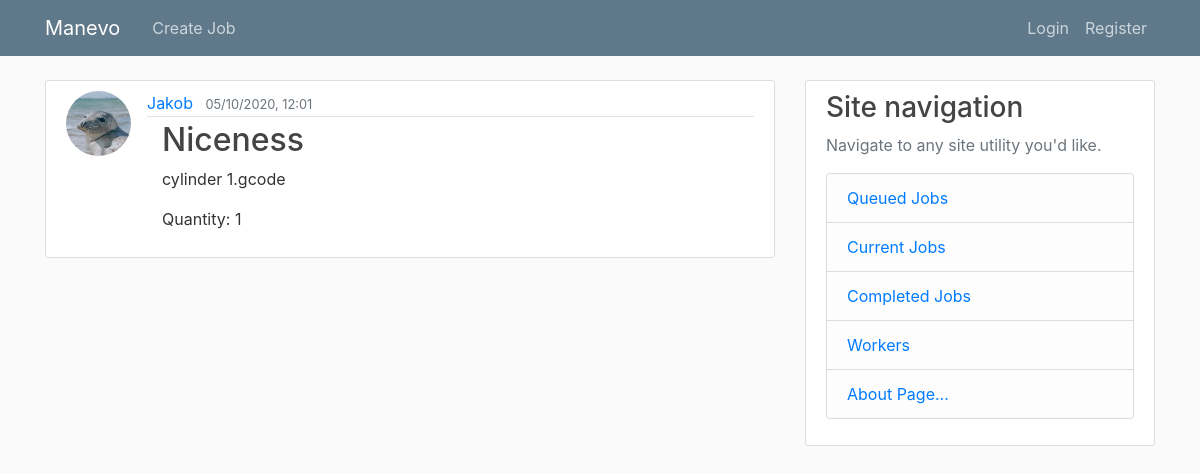
Before: /jobs/queue with the older database file.
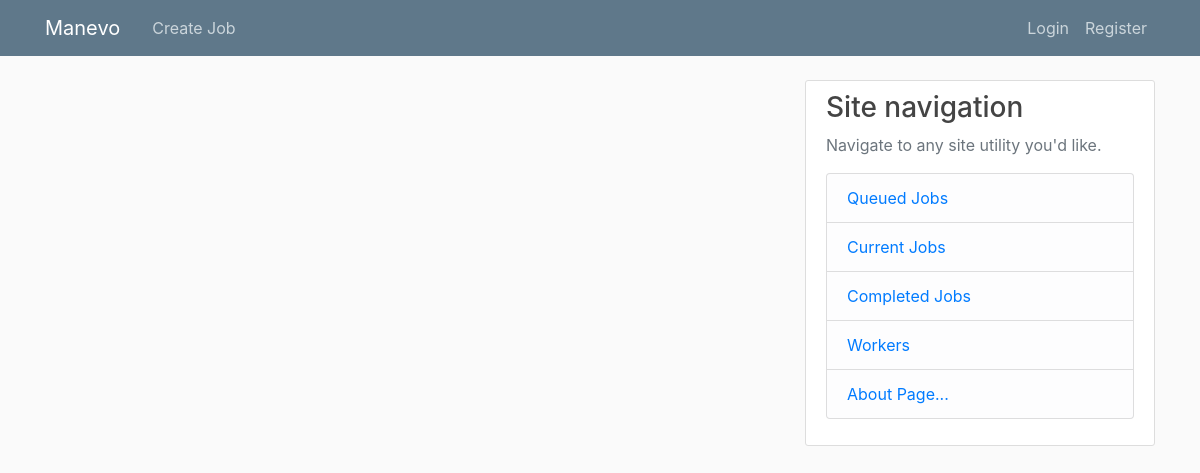
After: the same page with the newer database file.
### hub/models.py (models this page shows, shortened)
class Job(db.Model):
    id = db.Column(db.Integer, primary_key=True) # Primary key for job
    uploadID = db.Column(db.Integer, unique=False) # ID for uploads - used for quantity settings
    groupID = db.Column(db.Integer, unique=False) # ID to group different jobs
    queuePosition = db.Column(db.Integer) # Number used to sort job queue positions
    title = db.Column(db.String, nullable=False) # Arbitrary name of the job given by user
    code = db.Column(db.String, nullable=False) # Filename of uploaded GCode
    color = db.Column(db.String, nullable=False) # Color of filament used
    material = db.Column(db.String, nullable=False) # Filament material
    datePosted = db.Column(db.DateTime, nullable=False, default=datetime.now()) # Date job is posted
    datePrintStart = db.Column(db.DateTime, nullable=True) # Date job is initiated
    datePrintFinish = db.Column(db.DateTime, nullable=True) # Date job is completed
    qty = db.Column(db.Integer, nullable=False) # Job multiplier - this column will be deleted in later versions
    comment = db.Column(db.Text, nullable=True) # Comment by user regarding job
    status = db.Column(db.String, nullable=False) # Status of print - In queue, printed, completed, ect.
    printerID = db.Column(db.Integer, db.ForeignKey('worker.id')) # ID used to assign job or refer job to the used printer
    userID = db.Column(db.Integer, db.ForeignKey('user.id'), nullable=False) # ID used to assign job or refer job to the used printer

class User(db.Model, UserMixin):
    id = db.Column(db.Integer, primary_key=True)
    username = db.Column(db.String(20), unique=True, nullable=False)
    email = db.Column(db.String(120), unique=True, nullable=False)
    image_file = db.Column(db.String(20), nullable=False, default='default.jpg')
    password = db.Column(db.String(60), nullable=False)
    jobs = db.relationship('Job', backref='user')
    workers = db.relationship('Worker', backref='user')

### hub/routes.py (the view)
@app.route("/")
@app.route("/jobs/queue")
def home():
    jobs = Job.query.filter_by(status="Queue").order_by(Job.queuePosition)
    return render_template("home.html", jobs=jobs, title="Queue")

### hub/templates/home.html (shortened to what this page needs)
{% extends "layout.html" %}
{% block content %}
    {% for job in jobs %}
        <article class="media content-section">
          <img class="rounded-circle article-img" src="{{url_for('static', filename='profile_pics/' + job.user.image_file)}}">
          <div class="media-body">
            <div class="article-metadata">
              <a class="mr-2" href="#">{{ job.user.username }}</a>
              <small class="text-muted">{{ job.datePosted.strftime('%d/%m/%Y, %H:%M') }}</small>
            </div>
            <div class="col-sm">
                <h2><a class="article-title" href="{{ url_for('job', job_id=job.id) }}">{{ job.title }}</a></h2>
                <p class="article-content">{{ job.code }}</p>
                <p class="article-content">Quantity: {{ job.qty }}</p>
            </div>
          </div>
        </article>
    {% endfor %}
{% endblock content%}

### hub/templates/layout.html (shortened to what this page needs)
<!DOCTYPE html>
<html>
<head>
    <link rel="stylesheet" href="https://stackpath.bootstrapcdn.com/bootstrap/4.3.1/css/bootstrap.min.css">
    <link rel="stylesheet" type="text/css" href="{{ url_for('static', filename='main.css') }}">
</head>
<body>
    <header class="site-header">
      <nav class="navbar navbar-expand-md navbar-dark bg-steel fixed-top">
        <div class="container">
          <a class="navbar-brand mr-4" href="/">Manevo</a>
          <div class="collapse navbar-collapse" id="navbarToggle">
            <div class="navbar-nav mr-auto">
              <a class="nav-item nav-link" href="{{ url_for('new_job') }}">Create Job</a>
            </div>
            <div class="navbar-nav">
              {% if current_user.is_authenticated %}
                <a class="nav-item nav-link" href="{{ url_for('account') }}">Account</a>
                <a class="nav-item nav-link" href="{{ url_for('logout') }}">Logout</a>
              {% else %}
                  <a class="nav-item nav-link" href="{{ url_for('login') }}">Login</a>
                  <a class="nav-item nav-link" href="{{ url_for('register') }}">Register</a>
              {% endif %}
            </div>
          </div>
        </div>
      </nav>
    </header>
    <main role="main" class="container">
      <div class="row">
        <div class="col-md-8">
          {% block content %}{% endblock %}
        </div>
        <div class="col-md-4">
          <div class="content-section">
            <h3>Site navigation</h3>
            <p class='text-muted'>Navigate to any site utility you'd like.
              <ul class="list-group">
                <li class="list-group-item list-group-item-light"><a href="{{ url_for('home') }}">Queued Jobs</a></li>
                <li class="list-group-item list-group-item-light"><a href="{{ url_for('jobs_current') }}">Current Jobs</a></li>
                <li class="list-group-item list-group-item-light"><a href="{{ url_for('jobs_completed') }}">Completed Jobs</a></li>
                <li class="list-group-item list-group-item-light"><a href="{{ url_for('worker') }}">Workers</a></li>
                <li class="list-group-item list-group-item-light"><a href="{{ url_for('about') }}">About Page...</a></li>
              </ul>
            </p>
          </div>
        </div>
      </div>
    </main>
</body>
</html>

### hub/static/main.css (style rules this page uses)
body { background: #fafafa; color: #333333; margin-top: 5rem; }
h1, h2, h3, h4, h5, h6 { color: #444444; }
.bg-steel { background-color: #5f788a; }
.site-header .navbar-nav .nav-link { color: #cbd5db; }
.content-section { background: #ffffff; padding: 10px 20px; border: 1px solid #dddddd; border-radius: 3px; margin-bottom: 20px; }

Changed rows visible on the page:
no longer on this page (row edited): Job: image_file (placeholder picture), user.username "Jakob", datePosted "05/10/2020, 12:01", title "Niceness", code "cylinder 1.gcode", qty "1"
